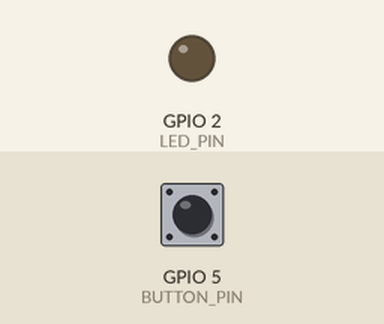
Simulated run of this sketch. Board: ESP32. On the bench: output pins drawn as LEDs (lit = HIGH). Inputs (shaded band) come from the test bench; at power-on: GPIO 5 (BUTTON_PIN) HIGH. I2S audio is not simulated (input reads silence); what the sketch prints to the serial monitor is not drawn.

Above: at 1.2 s.
1.3 s: GPIO 5 (BUTTON_PIN) pulled LOW for 0.15 s
At 1.6 s:
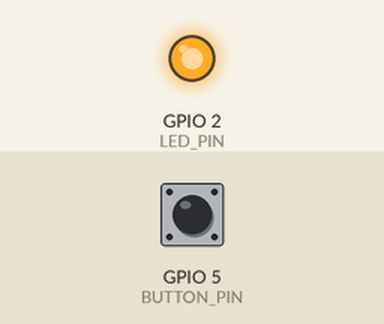
2.9 s: GPIO 5 (BUTTON_PIN) pulled LOW for 1 s
At 4.1 s:
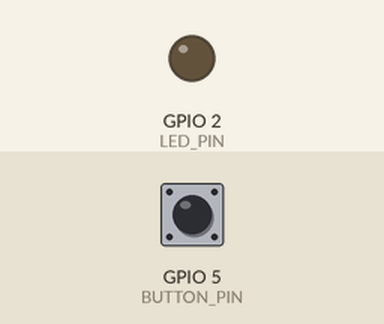
5.4 s: GPIO 5 (BUTTON_PIN) pulled LOW for 3.2 s
At 5.9 s:
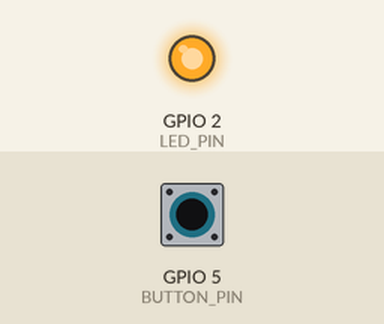
Timing chart, 0 to 8.4 s (numbered marks = the images above; inputs shaded):
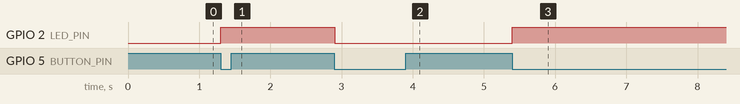

The sketch:

ReceptorLocalAudioButton.ino
```cpp
#include <driver/i2s.h>

// --- MAPEO DE PINES (NodeMCU ESP32-S 38 Pines) ---
#define I2S_WS      27  // Pata 11 izquierda (GPIO27)
#define I2S_SCK     14  // Pata 12 izquierda (GPIO14)
#define I2S_SD      33  // Pata 8 izquierda  (GPIO33)

#define BUTTON_PIN   5  // Pata 10 derecha   (GPIO5 con pull-up)
#define LED_PIN      2  // Pata 15 derecha   (GPIO2, LED de estado)

#define I2S_PORT    I2S_NUM_0
#define BUFFER_LEN  64

int32_t buffer[BUFFER_LEN];
bool escuchando = false;
bool estadoBotonAnterior = HIGH;

void configurarI2S() {
    i2s_config_t i2s_config = {
        .mode = (i2s_mode_t)(I2S_MODE_MASTER | I2S_MODE_RX),
        .sample_rate = 16000,
        .bits_per_sample = I2S_BITS_PER_SAMPLE_32BIT,
        .channel_format = I2S_CHANNEL_FMT_ONLY_RIGHT, // Optimizado para L/R a 3.3V
        .communication_format = I2S_COMM_FORMAT_STAND_I2S,
        .intr_alloc_flags = ESP_INTR_FLAG_LEVEL1,
        .dma_buf_count = 4,
        .dma_buf_len = BUFFER_LEN,
        .use_apll = false,
        .tx_desc_auto_clear = false,
        .fixed_mclk = 0
    };

    i2s_pin_config_t pin_config = {
        .bck_io_num = I2S_SCK,
        .ws_io_num = I2S_WS,
        .data_out_num = I2S_PIN_NO_CHANGE,
        .data_in_num = I2S_SD
    };

    i2s_driver_install(I2S_PORT, &i2s_config, 0, NULL);
    i2s_set_pin(I2S_PORT, &pin_config);
}

void setup() {
    Serial.begin(115200);

    pinMode(BUTTON_PIN, INPUT_PULLUP);
    pinMode(LED_PIN, OUTPUT);
    digitalWrite(LED_PIN, LOW);

    configurarI2S();
}

void loop() {
    bool estadoBotonActual = digitalRead(BUTTON_PIN);

    // Detección de flanco al presionar el pulsador hacia GND
    if (estadoBotonAnterior == HIGH && estadoBotonActual == LOW) {
        escuchando = !escuchando;
        digitalWrite(LED_PIN, escuchando ? HIGH : LOW);
        delay(200); // Filtro antirrebote
    }
    estadoBotonAnterior = estadoBotonActual;

    if (escuchando) {
        size_t bytesLeidos = 0;
        esp_err_t res = i2s_read(I2S_PORT, buffer, sizeof(buffer), &bytesLeidos, pdMS_TO_TICKS(100));

        if (res == ESP_OK && bytesLeidos > 0) {
            int muestras = bytesLeidos / sizeof(int32_t);
            int64_t suma = 0;

            for (int i = 0; i < muestras; i++) {
                int32_t muestra = buffer[i] >> 14;
                suma += abs(muestra);
            }

            float amplitud = (float)suma / muestras;

            // Salida estricta para el Serial Plotter (sin espacios antes ni después)
            Serial.print("Amplitud:");
            Serial.println(amplitud);
        }
    }
}
```

Measured:
- after the input at 1.3 s, GPIO 2 (LED_PIN): LOW → HIGH at once
- after the input at 2.9 s, GPIO 2 (LED_PIN): HIGH → LOW at once
- after the input at 5.4 s, GPIO 2 (LED_PIN): LOW → HIGH at once
